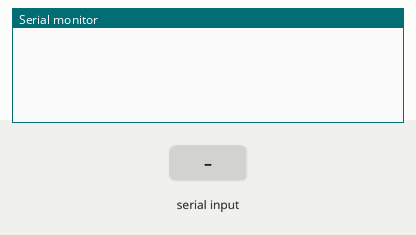
This sketch was run on a simulated Arduino Uno, built with avr-gcc and run on an emulated ATmega328P. Parts: the last lines printed to the serial monitor. Inputs (shaded band) come from the test bench. Random numbers use the default seed unless the sketch sets one.

Above: at 1.2 s.
1.3 s: "1234" received over Serial
At 2.8 s:
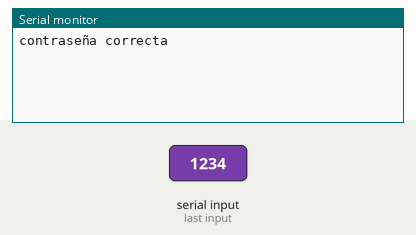
3.8 s: "1" received over Serial
At 5.7 s:
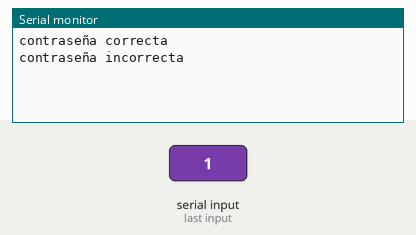

The sketch:

DeberMicrosDOMOTICA.ino
```cpp
#include <TimerOne.h>

byte outPins[]  = {8, 9, 10, 11, 12}; // comedor, sala, dormitorio, banio, cocina. (orden Luces)
boolean estadoLuz = false; // boolean de encendido y apagado
String clave;

int sensorLuz = 6;

void setup() {
  Serial.begin(9600);
  Timer1.initialize(1000000); // contador a 1 seg
  Timer1.attachInterrupt(encendido); // funcion de interrupcion
}

void loop() {
  if (Serial.available() > 0) {
    clave = Serial.readString();
    if (clave == "1234") {
      Serial.println("contraseña correcta");
      sensorLuz = analogRead(0); //Instrucción para obtener dato analógico
      if (sensorLuz < 700)  {
        digitalWrite(sensorLuz, HIGH);
      } else {
        digitalWrite(sensorLuz, LOW);
      }
      delay(1000);
    }
    else {
      Serial.println("contraseña incorrecta");
    }
  }
}

void encendido() {
  if (sensorLuz == HIGH) {
    for (byte i = 0; i < sizeof(outPins) / sizeof(outPins[0]); i++ ) { //recorremos los pins
      analogWrite( outPins[i], ((estadoLuz) ? 0 : random(8, 12)) ); //Si está encendido, lo apagamos y viceversa (cuartos aleatorios)
    }
    estadoLuz = !estadoLuz; //Cambiamos el estado
    Timer1.setPeriod((estadoLuz) ? 360000000 : 18000000); //Cambiamos el periodo, 60 min para con la luz encendida, 30 min con la luz apagada.
  }
}
```

Measured:
- after the input at 1.3 s, the serial monitor: prints a new line after 1.0 s (image 1)
- after the input at 3.8 s, the serial monitor: prints a new line after 1.0 s (image 2)
